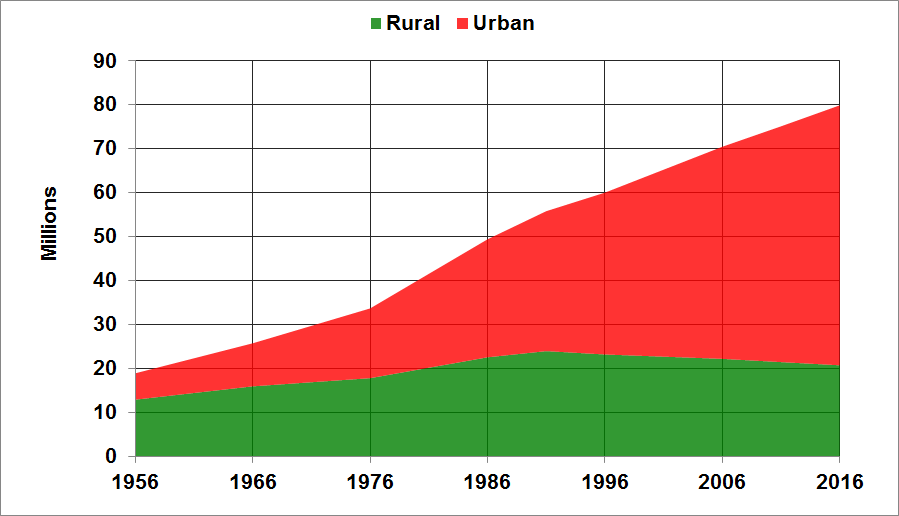
#> input picture HW1/5/P5/iran_population-urban_vs_rural.png, 899 x 516 px
$ python j.py
#> lines starting #> are read from the running program, lines starting #| are printed output that depends on the picture; long printed decimals are rounded

import numpy as np
from matplotlib import pyplot as plt
import cv2

image = cv2.imread("P5/iran_population-urban_vs_rural.png")
#> image is the input picture: shape (516, 899, 3); mean B, G, R 183.3, 196.7, 221.9
image = cv2.cvtColor(image, cv2.COLOR_BGR2RGB)

green = (51,153,51)
red = (255,51,51)
image[np.where((image == (212,8,8)).all(axis = 2))] = red
image[np.where((image == (8,110,8)).all(axis = 2))] = green
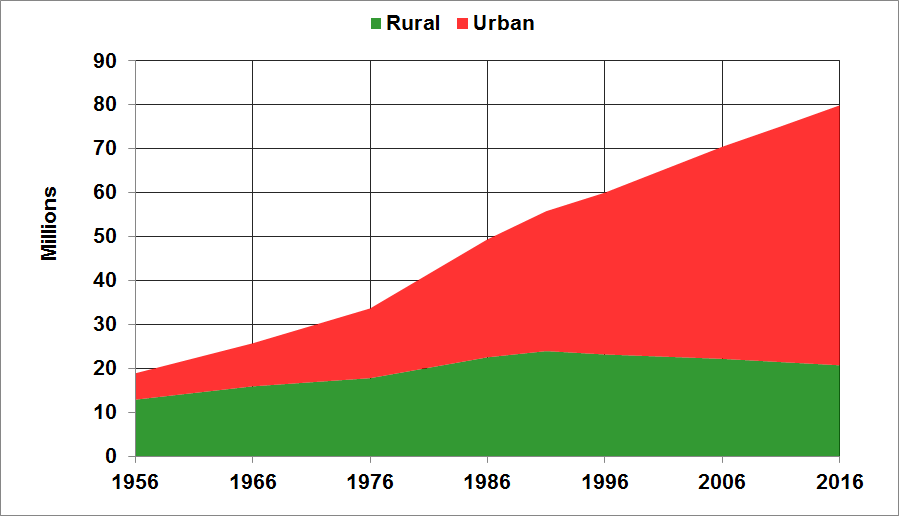
#> image: shape (516, 899, 3); mean R, G, B 222.3, 197.1, 183.6

green_idxs = np.where((image == green).all(axis = 2))
#> green_idxs = 60839 positions, rows 18 to 455, columns 136 to 838

max_y_green = np.max(green_idxs[0])
#> max_y_green = 455
min_x_green = np.min(green_idxs[1])
#> min_x_green = 136
max_x_green = np.max(green_idxs[1])
#> max_x_green = 838

grid_idxs = np.where((image == (38,38,38)).all(axis = 2))
#> grid_idxs = 4234 positions, rows 60 to 368, columns 136 to 839
print(grid_idxs)
#> (printed output is left out)

top_left_grid = [60,136]
#image[60-10:60+10,136-10:136+10] = (0,32,225)

def find_population_values(x):
    chart_h = max_y_green - top_left_grid[0]
    y_rural = max_y_green
    while((image[y_rural,x] == green).all()):
        y_rural -= 1
    y_urban = y_rural - 1
    while((image[y_urban,x] == red).all()):
        y_urban -= 1
    return  (max_y_green - y_rural)/chart_h*90,(max_y_green - y_urban)/chart_h*90

range_1976to1986 = max_x_green - min_x_green
#> range_1976to1986 = 702
range_1976to1986 = [min_x_green + 2 * int(range_1976to1986/6), min_x_green + 3 * int(range_1976to1986/6)]
#> range_1976to1986 = [370, 487]
print(range_1976to1986)
#| [370, 487]
#image[max_y_green-10:max_y_green+10,range_1976to1986[0]-10:range_1976to1986[0]+10] = (0,32,225)
#image[max_y_green-10:max_y_green+10,range_1976to1986[1]-10:range_1976to1986[1]+10] = (0,32,225)

decade = range_1976to1986[1] - range_1976to1986[0]
#> decade = 117
total = 0
for i in range(10):
    rural, urban = find_population_values(range_1976to1986[0] + i * int(decade/10))
    urban = urban - rural
    print("population in ", 1976 + i, ": " , urban)
    total += urban
#> this loop made 10 passes
#> (rural, urban, total) on passes 1 to 10: (17.54, 15.95, 15.95), (18, 17.09, 33.04), (18.46, 18, 51.04), (18.91, 19.14, 70.18), (19.37, 20.05, 90.23), (19.82, 21.19, 111.4), (20.28, 22.1, 133.5), (20.73, 23.01, 156.5), (21.19, 24.15, 180.7), (21.65, 25.06, 205.7)
#| population in  1976 :  15.949
#| population in  1977 :  17.089
#| population in  1978 :  18.0
#| population in  1979 :  19.139
#| population in  1980 :  20.051
#| population in  1981 :  21.190
#| population in  1982 :  22.101
#| population in  1983 :  23.013
#> (further printed lines are left out)
#> after the loop, total = 205.7
print("total urban population in 1976:1986 :", total)
#| total urban population in 1976:1986 : 205.747

plt.imshow(image)
plt.show()
